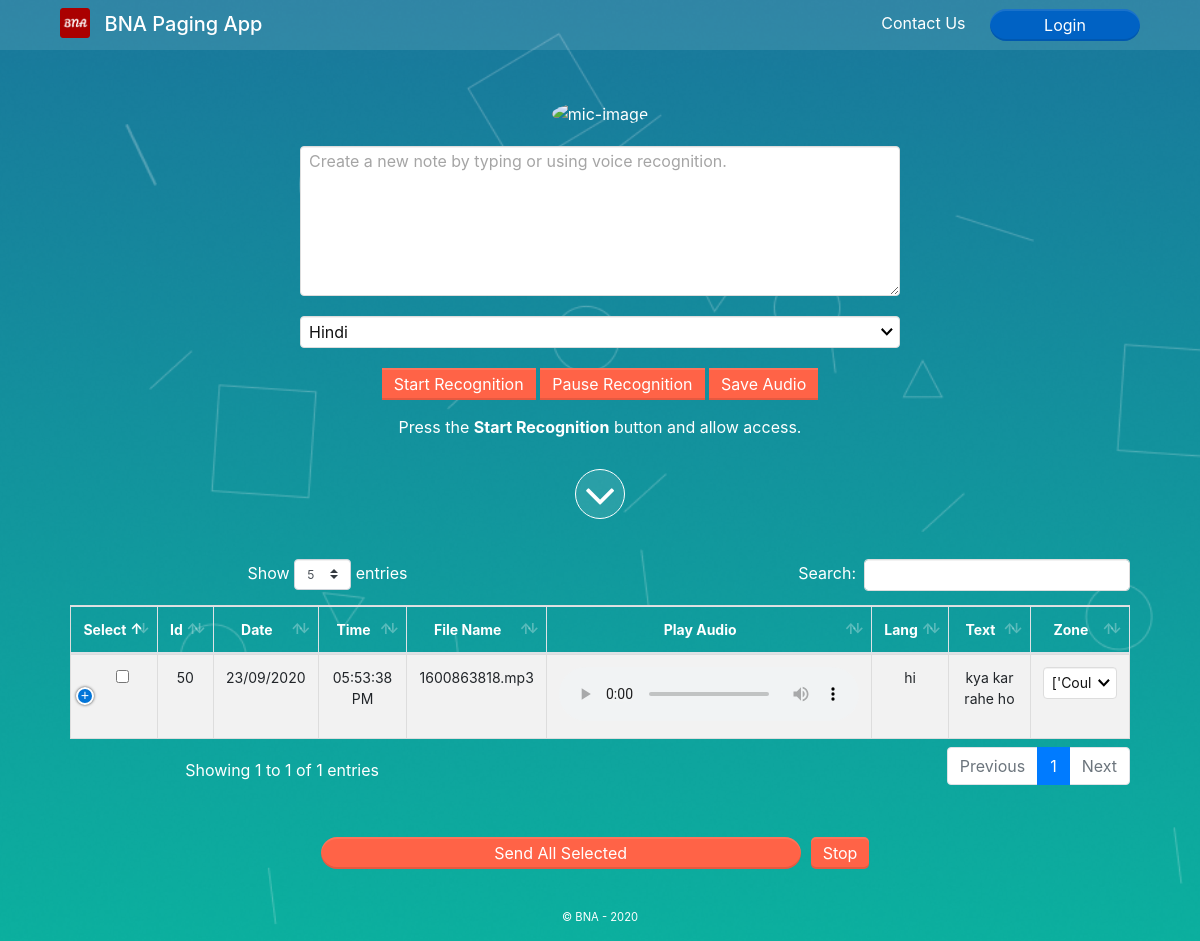
Before: /speechtext/ with the older database file.
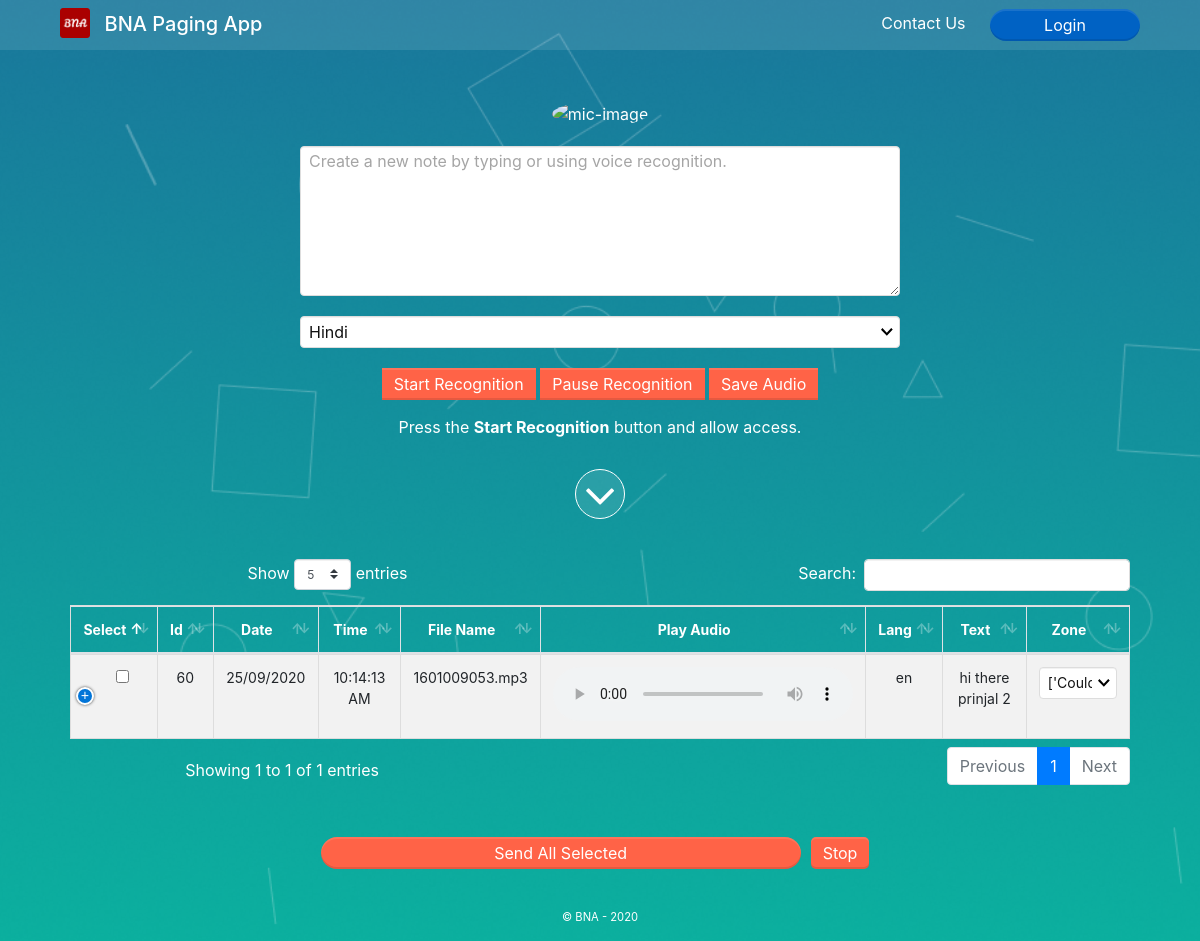
After: the same page with the newer database file.
### pager/models.py (models this page shows, shortened)
class SpeechData(models.Model):
    lang = models.CharField(max_length=100)
    manual_id = models.IntegerField(unique=True, null=True, blank=True)
    text = models.TextField()
    audioFile = models.FileField(upload_to='audio/', null=True, blank=True)
    date = models.CharField(max_length=100, null=True, blank=True)
    time = models.CharField(max_length=100, null=True, blank=True)

### pager/views.py (the view)
# urls.py: path('speechtext/', views.indexView),
def indexView(request):
    try:
        x = requests.get('http://106.51.15.203/api/api.php?action=LIST&type=PAGE')
        list_of_zones = x.json()
        context = {
            'audio_files' : SpeechData.objects.all(),
            'zones': list_of_zones,
        }
    except:
        context = {
            'audio_files' : SpeechData.objects.all(),
            'zones': [["Could not fetch data"]],
        }
    return render(request, 'index.html', context)

### pager/templates/index.html (shortened to what this page needs)
{% load static %}
<!DOCTYPE html>
<head>
  <link rel="stylesheet" href="{% static 'css/bootstrap.min.css' %}">
  <link rel="stylesheet" href="{% static 'css/shoelace.css' %}">
  <link rel="stylesheet" href="{% static 'css/bootstrap.css' %}">
  <link rel="stylesheet" href="{% static 'css/dataTables.bootstrap4.min.css' %}">
  <link rel="stylesheet" href="{% static 'css/responsive.bootstrap4.min.css' %}">
  <link rel="stylesheet" href="https://cdnjs.cloudflare.com/ajax/libs/font-awesome/4.7.0/css/font-awesome.min.css">
  <link rel="stylesheet" href="{% static 'css/style.css' %}">
</head>
<body>
  <header>
    <div>
      <img src="{% static 'img/logo.png' %}" alt="" height="30px" width="30px"
        style="margin-top: -8px;">
      <h5 style="display: inline;margin-left: 10px;">BNA Paging App</h5>
    </div>
    <div>
      <span>Contact Us</span>
      {% if user.is_authenticated %}
      <a href="/admin/"><button id="login_btn" >Dashboard</button></a>
      {% else %}
      <a href="/admin/"><button id="login_btn" >Login</button></a>
      {% endif %}
    </div>
  </header>
  <div class="container">
    <div class="app">
      <img src="{% static 'img/miclogo.png' %}" alt="mic-image" height="100px" width="100px"
        style="border-radius: 50%;">
      <div class="input-single">
        <textarea id="note-textarea" placeholder="Create a new note by typing or using voice recognition."
          rows="6"></textarea>
      </div>
      <select class="voice_select">
        <option value="hi-IN" selected="selected">Hindi</option>
      </select>
      <button id="start-record-btn" title="Start Recording">Start Recognition</button>
      <button id="pause-record-btn" title="Pause Recording">Pause Recognition</button>
      <button id="save-note-btn" title="Save Note">Save Audio</button>
      <p id="recording-instructions">Press the <strong>Start Recognition</strong> button and allow access.</p>
    </div>
    <div id="scrollBtn"><i class="fa fa-angle-down" style="font-size:50px"></i></div>
  </div>
  <div id="table_container">
    <table id="main_table" class="table table-striped table-bordered" style="width:100%">
      <thead>
        <tr>
          <th>Select</th>
          <th>Id</th>
          <th>Date</th>
          <th>Time</th>
          <th>File Name</th>
          <th>Play Audio</th>
          <th>Lang</th>
          <th>Text</th>
          <th>Zone</th>
        </tr>
      </thead>
      <tbody>
        {% for audio in audio_files %}
        <tr>
          <td><input type="checkbox" id="" name="" value=""></td>
          <td>{{ audio.id }}</td>
          <td>{{ audio.date }}</td>
          <td>{{ audio.time }}</td>
          <td>{{ audio.manual_id }}.mp3</td>
          <td>
            <audio controls>
              <source src="{{ audio.audioFile.url }}" type="audio/mpeg">
            </audio>
          </td>
          <td>{{ audio.lang }}</td>
          <td>{{ audio.text }}</td>
          <td>
            <select name="Select Zone" id="">
              {% for zone in zones %}
              <option value="{{ zone }}">{{ zone }}</option>
              {% endfor %}
            </select>
          </td>
        </tr>
        {% endfor %}
      </tbody>
    </table>
  </div>
  <div id="send_all_div">
    <button id="all_bttn">Send All Selected</button>
    <button id="stop_bttn"> Stop</button>
  </div>
  <footer style="text-align: center;font-size: 0.7em;">
    <p>&#169; BNA - 2020</p>
  </footer>
</body>
</html>

Changed rows visible on the page:
removed SpeechData: id "50", date "23/09/2020", time "05:53:38 PM", manual_id "1600863818", lang "hi", text "kya kar rahe ho"
added SpeechData: id "60", date "25/09/2020", time "10:14:13 AM", manual_id "1601009053", lang "en", text "hi there prinjal 2"
